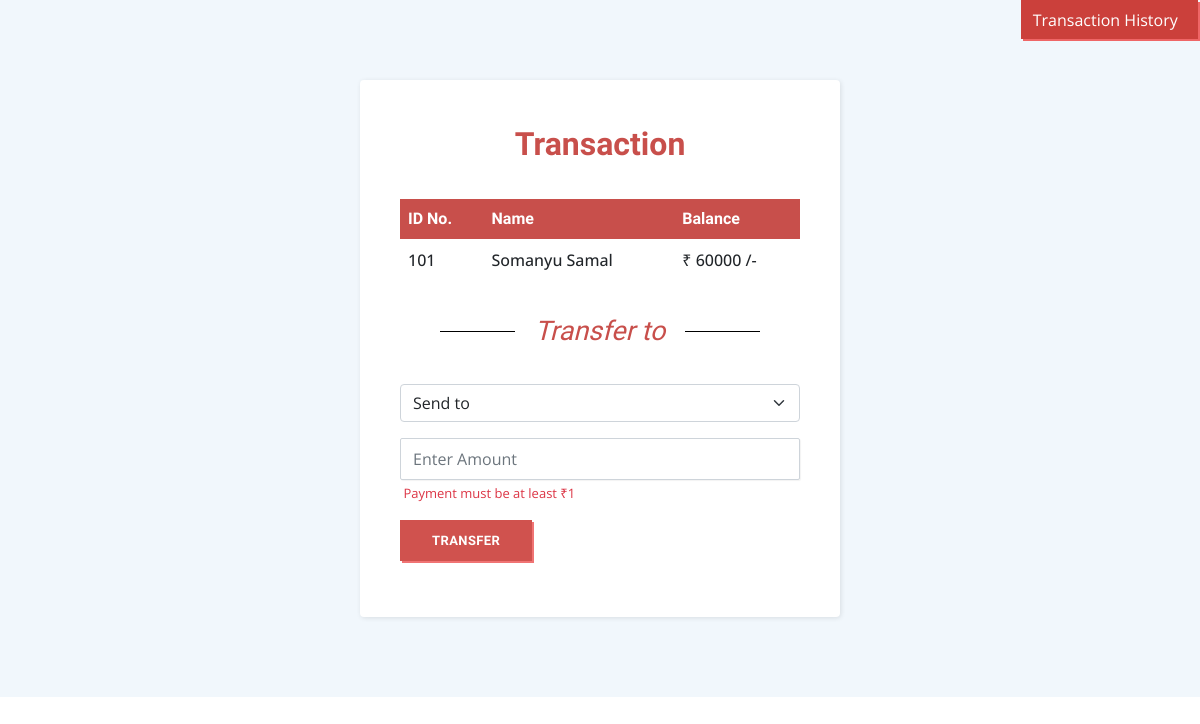
The app's page /customers/transfer.php?id=101, older data.
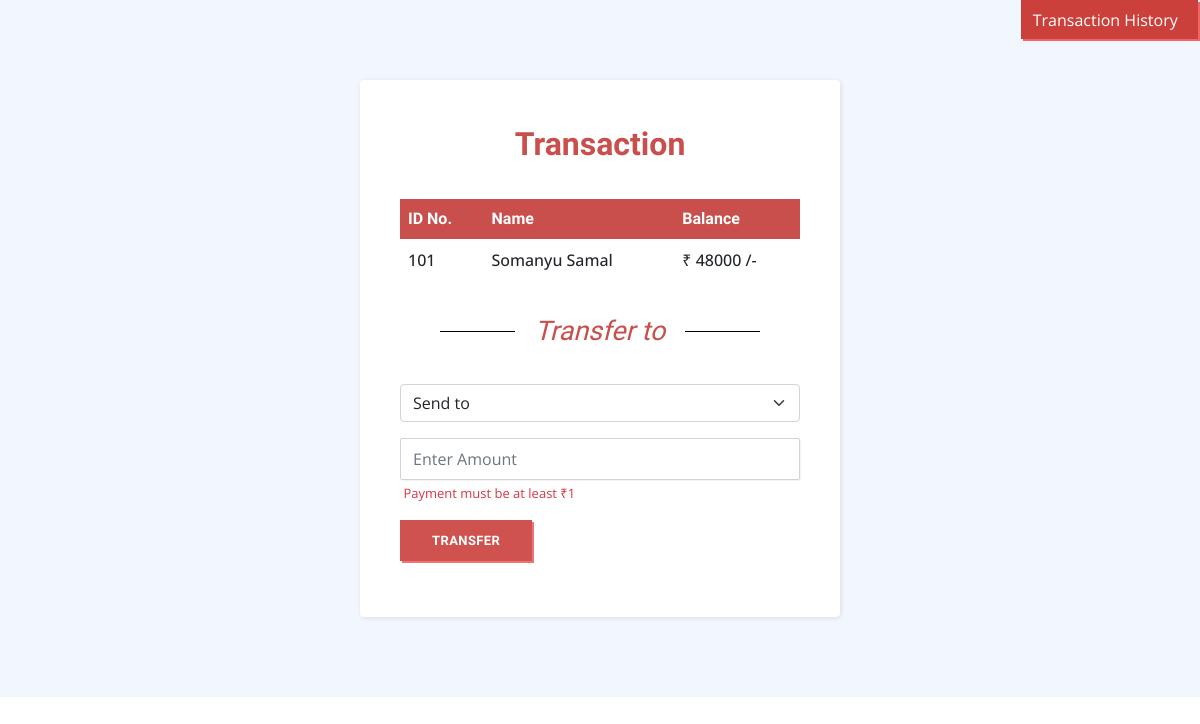
The same page, newer data.
### tables this page shows
CREATE TABLE `customer_transc` (
  `id` tinyint(4) NOT NULL,
  `full_name` text NOT NULL,
  `email_id` text NOT NULL,
  `balance` int(6) NOT NULL
);

### customers/transfer.php (the view, shortened to what this page needs)
<!DOCTYPE html>
<html lang="en">
<head>
    <link rel="stylesheet" href="./assets/transfer.css">
    <link rel="stylesheet" href="./assets/bootstrap.css">
</head>
<body>
    <div class="float-end">
        <a class="btn active" role="button" href="./history.php" style="background: #cb403b;color: #fff;border-style: none;border-radius: 0px;font-family: 'Open Sans', sans-serif;box-shadow: 2px 2px #ef6666;margin-right: 2px;">Transaction History  <i class="fas fa-long-arrow-alt-right" style="font-size: 18px;font-weight: bold; color:#fff;"></i>
        </a>
    </div>
    <section class="contact-clean">
        <?php
        include 'config.php';
        $sid = $_GET['id'];
        $sql = "SELECT * FROM `customer_transc` WHERE `id`=$sid";
        $result = mysqli_query($mysqli, $sql);
        $rows = mysqli_fetch_assoc($result);
        ?>
        <form name="tcredit" method="post">
            <h2 class="text-center" style="font-family: 'Raleway', sans-serif; font-size: 32px; color: #c84f4b;">Transaction</h2>
            <div class="table-responsive" style="margin-bottom: 1rem;">
                <table class="table">
                    <thead style="color: #fff;background: #c84f4b;font-family: Raleway, sans-serif;">
                        <tr>
                            <th>ID No.</th>
                            <th>Name&nbsp;</th>
                            <th>Balance</th>
                        </tr>
                    </thead>
                    <tbody style="font-family: 'Open Sans', sans-serif;font-weight: 500;border-style: none;border-color: rgba(33,37,41,0);">
                        <tr style="border-style: none;">
                            <td><?php echo $rows['id']; ?></td>
                            <td><?php echo $rows['full_name']; ?></td>
                            <td>₹ <?php echo $rows['balance']; ?> /-</td>
                        </tr>
                    </tbody>
                </table>
            </div>
            <div class="d-inline" style="text-align: center;width: 382px;">
                <h2 class="divider-style"><span style="font-size: 27px;color: #c84f4b;font-family: Raleway, sans-serif;font-weight: normal;font-style: italic;">Transfer to</span></h2>
            </div>
            <div class="mb-3">
                <select aria-placeholder="enter value" name="to" class="form-select" style="font-family: 'Open Sans', sans-serif;font-style: normal;" required>
                    <option value="" disabled selected>Send to</option>
                </select>
            </div>
            <div class="mb-3">
                <input class="form-control" type="number" name="amount" style="font-family: 'Open Sans', sans-serif;" placeholder="Enter Amount" required>
                <small class="form-text text-danger" style="font-family: 'Open Sans', sans-serif;font-size: 13px;"><i class="fa fa-exclamation-circle"></i> &nbsp;Payment&nbsp;must&nbsp;be&nbsp;at&nbsp;least&nbsp;₹1<br></small>
            </div>
            <div class="mb-3">
                <button name="submit" class="btn active" type="submit" style="color: #fff;background: #cb403b;font-family: Raleway, sans-serif;border-style: none;border-radius: 0px;padding-top: 14px;padding-bottom: 14px;box-shadow: 2px 2px #ef6666;">Transfer</button>
            </div>
        </form>
    </section>
</body>
</html>

Row changes from the older to the newer data that the page shows:
changed customer_transc "Somanyu Samal": balance "60000" → "48000"
